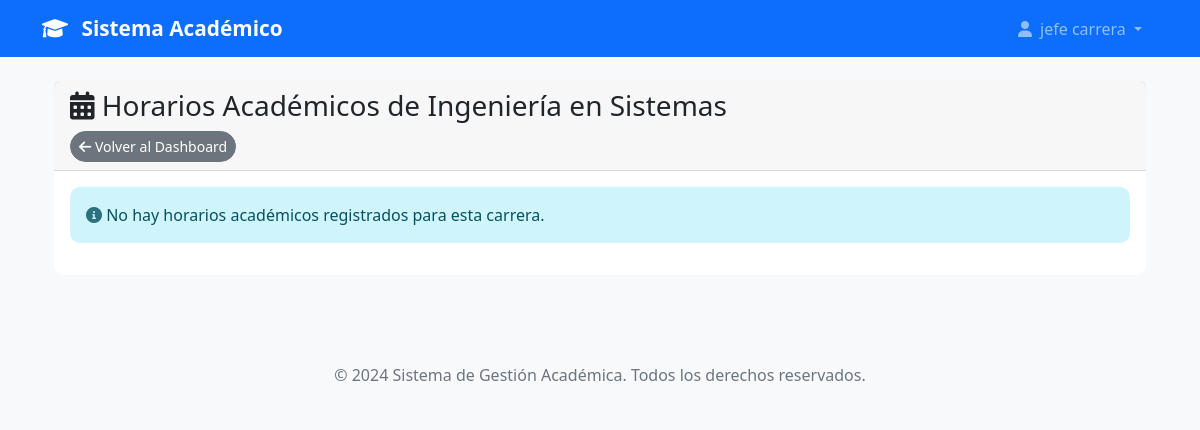
/jefe-carrera/horarios-academicos (signed in), run on an earlier commit of the app's database.
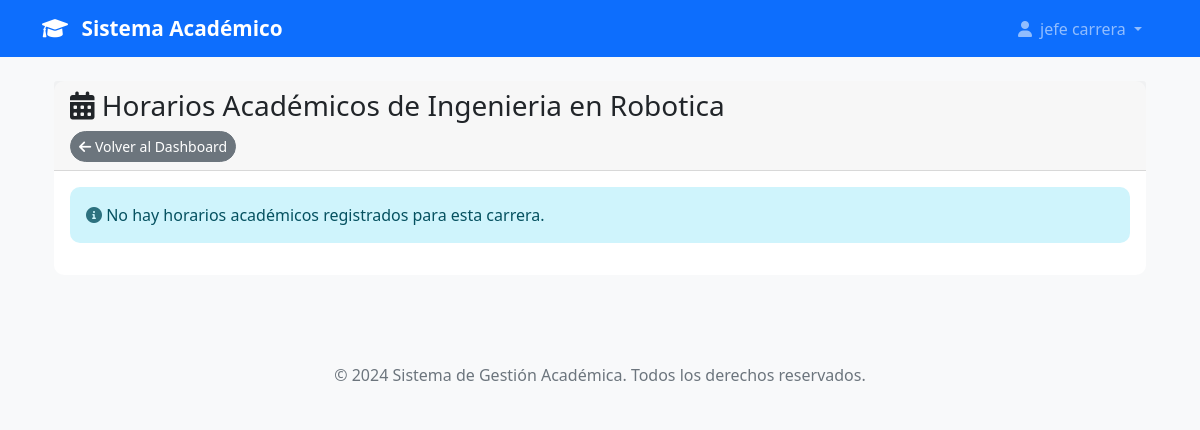
And on a later commit of the database.
### models.py (models this page shows, shortened)
class Carrera(db.Model):
    id = db.Column(db.Integer, primary_key=True)
    nombre = db.Column(db.String(150), nullable=False, unique=True)
    codigo = db.Column(db.String(10), nullable=False, unique=True)  # Ej: "ING-SIS", "MED", etc.
    descripcion = db.Column(db.Text)
    facultad = db.Column(db.String(100))
    activa = db.Column(db.Boolean, default=True)
    fecha_creacion = db.Column(db.DateTime, default=datetime.utcnow)
    creada_por = db.Column(db.Integer, db.ForeignKey('user.id'), nullable=False)
    creador = db.relationship('User', foreign_keys=[creada_por], backref=db.backref('carreras_creadas', lazy=True))

### app.py (the view)
@app.route('/jefe-carrera/horarios-academicos')
@login_required
def gestionar_horarios_academicos_jefe():
    if not current_user.is_jefe_carrera():
        flash('No tienes permisos para acceder a esta página.', 'error')
        return redirect(url_for('dashboard'))
    if not current_user.carrera_id:
        flash('No tienes una carrera asignada. Contacta al administrador.', 'warning')
        return redirect(url_for('dashboard'))
    horarios_academicos = current_user.get_horarios_academicos_carrera()
    return render_template('jefe/horarios_academicos.html',
                         horarios_academicos=horarios_academicos,
                         carrera=current_user.carrera)

### app.py (called while the page is built, shortened)
@login_manager.user_loader
def load_user(user_id):
    return User.query.get(int(user_id))

@app.context_processor
def inject_user_counts():
    return dict()

### models.py (called while the page is built)
    def get_nombre_completo(self):
        return f"{self.nombre} {self.apellido}"

    def is_admin(self):
        return self.rol == 'admin'

    def is_jefe_carrera(self):
        return self.rol == 'jefe_carrera'

    def get_horarios_academicos_carrera(self):
        if not self.is_jefe_carrera() or not self.carrera_id:
            return []
        from models import HorarioAcademico
        return HorarioAcademico.query.join(User, HorarioAcademico.profesor_id == User.id).filter(
            User.carreras.any(id=self.carrera_id),
            User.rol.in_(['profesor_completo', 'profesor_asignatura']),
            User.activo == True
        ).all()

### templates/jefe/horarios_academicos.html (shortened to what the changed rows need)
{% extends "base.html" %}
{% block content %}
<div class="container-fluid">
    <div class="row">
        <div class="col-12">
            <div class="card">
                <div class="card-header">
                    <h3 class="card-title">
                        <i class="fas fa-calendar-alt"></i> Horarios Académicos de {{ carrera.nombre }}
                    </h3>
                    <div class="card-tools">
                        <a href="{{ url_for('dashboard') }}" class="btn btn-secondary btn-sm">
                        </a>
                    </div>
                </div>
            </div>
        </div>
    </div>
</div>
{% endblock %}

What changed in the data, as far as the page shows it:
no longer on this page (row unchanged): Carrera: nombre "Ingeniería en Sistemas"
now on this page (row edited): Carrera: nombre "Ingenieria en Robotica"
